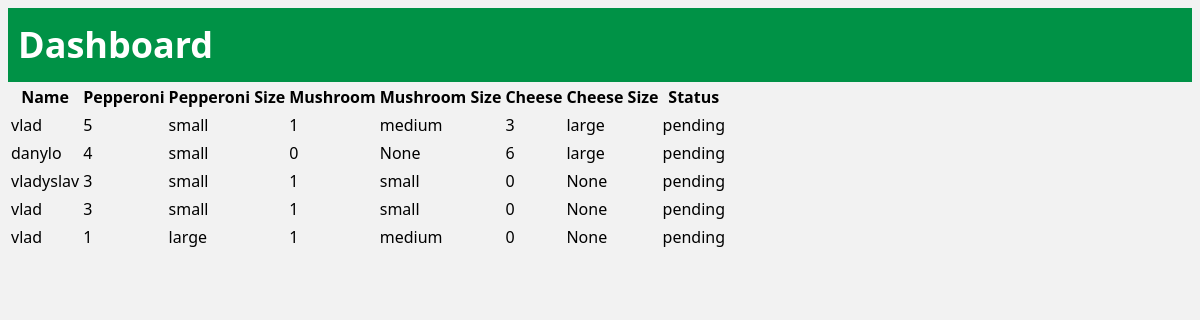
Page /dashboard on the earlier database version.
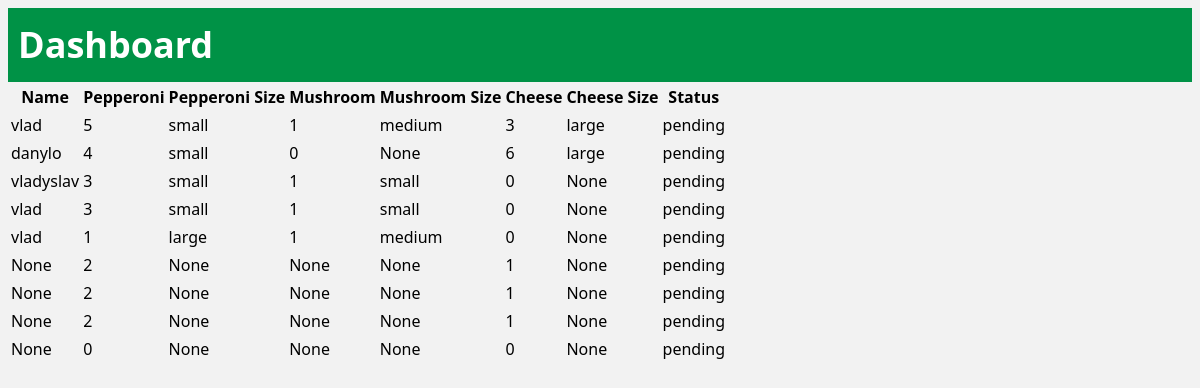
Same page on the later database version.
### tables this page shows
CREATE TABLE orders (id INTEGER PRIMARY KEY AUTOINCREMENT, name TEXT, pepperoni TEXT, pepperoni_size TEXT, mushroom TEXT, mushroom_size TEXT, cheese TEXT, cheese_size TEXT, status TEXT DEFAULT "pending");

### app.py (the view)
@app.route('/dashboard')
def dashboard():
    conn = get_db()
    cursor = conn.cursor()
    cursor.execute('SELECT * FROM orders WHERE status = "pending"')
    orders = cursor.fetchall()
    cursor.close()
    return render_template('dashboard.html', orders=orders)

### app.py (called while the page is built)
def get_db():
    db = getattr(g, '_database', None)
    if db is None:
        db = g._database = sqlite3.connect(app.config['DATABASE'])
        db.row_factory = sqlite3.Row
    return db

### templates/dashboard.html (shortened to what this page needs)
<!DOCTYPE html>
<html lang="en">
<head>
    <link rel="stylesheet" href="{{ url_for('static', filename='styles.css') }}">
</head>
<body>
    <header>
        <h1>Dashboard</h1>
    </header>
    <table>
      <thead>
          <tr>
            <th>Name</th>
            <th>Pepperoni</th>
            <th>Pepperoni Size</th>
            <th>Mushroom</th>
            <th>Mushroom Size</th>
            <th>Cheese</th>
            <th>Cheese Size</th>
            <th>Status</th>
          </tr>
      </thead>
      <tbody>
          {% for order in orders %}
              <tr>
                    <td>{{ order['name'] }}</td>
                    <td>{{ order['pepperoni'] }}</td>
                    <td>{{ order['pepperoni_size'] }}</td>
                    <td>{{ order['mushroom'] }}</td>
                    <td>{{ order['mushroom_size'] }}</td>
                    <td>{{ order['cheese'] }}</td>
                    <td>{{ order['cheese_size'] }}</td>
                    <td>{{ order['status'] }}</td>
              </tr>
          {% endfor %}
    </tbody>
    </table>
</body>
</html>

### static/styles.css (style rules this page uses)
html { font-family: system-ui, -apple-system, BlinkMacSystemFont, 'Segoe UI', Roboto, Oxygen, Ubuntu, Cantarell, 'Open Sans', 'Helvetica Neue', sans-serif; }
body { background-color: #F2F2F2; font-size: 16px; line-height: 1.5; }
header { background-color: #009246; padding: 10px; color: #ffffff; display: flex; justify-content: space-between; align-items: center; }
header h1 { font-size: 36px; font-weight: bold; margin: 0px; }

Differences in the rows shown:
added orders: name "None", pepperoni "2", pepperoni_size "None", mushroom "None", mushroom_size "None", cheese "1", cheese_size "None", status "pending"
added orders: name "None", pepperoni "2", pepperoni_size "None", mushroom "None", mushroom_size "None", cheese "1", cheese_size "None", status "pending"
added orders: name "None", pepperoni "2", pepperoni_size "None", mushroom "None", mushroom_size "None", cheese "1", cheese_size "None", status "pending"
added orders: name "None", pepperoni "0", pepperoni_size "None", mushroom "None", mushroom_size "None", cheese "0", cheese_size "None", status "pending"
